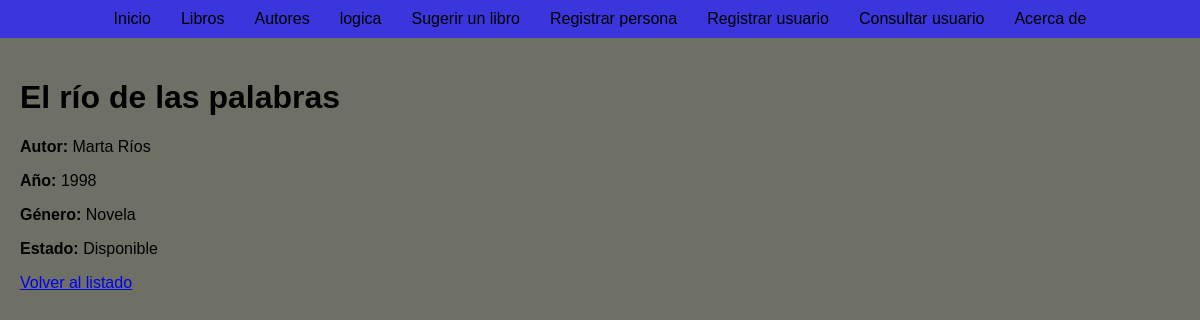
The app's page /libros/1/ with its own data.
### app_catalogo/models.py (models this page shows, shortened)
class libro(models.Model):
    id = models.AutoField(primary_key=True)
    titulo = models.CharField(max_length=200)
    autor = models.CharField(max_length=100)
    genero = models.CharField(max_length=50)
    anio_publicacion = models.IntegerField()
    precio = models.DecimalField(max_digits=6, decimal_places=2)
    ubicacion = models.CharField(max_length=100)
    estado = models.CharField(max_length=20, choices=[("nuevo", "Nuevo"), ("usado", "Usado")], default="nuevo")
    disponible = models.BooleanField(default=True)
    editorial = models.ForeignKey(editorial, on_delete=models.CASCADE, null=True, blank=True)
    tema = models.ForeignKey(tema, on_delete=models.CASCADE, null=True, blank=True)

### app_catalogo/views.py (the view)
# urls.py: path('libros/<int:libro_id>/', views.detalle_libro, name='detalle_libro'),
def detalle_libro(request, libro_id):
    libro_obj = get_object_or_404(libro, pk=libro_id)
    return render(request, "app_catalogo/detalle.html", {"libro": libro_obj})

### app_catalogo/templates/app_catalogo/detalle.html (shortened to what this page needs)
{% extends "app_catalogo/base.html" %}
{% block content %}
    <h1>{{ libro.titulo }}</h1>
    <p><strong>Autor:</strong> {{ libro.autor }}</p>
    <p><strong>Año:</strong> {{ libro.anio_publicacion }}</p>
    <p><strong>Género:</strong> {{ libro.genero|capfirst }}</p>
    <p><strong>Estado:</strong> {{ libro.disponible|yesno:"Disponible,Prestado" }}</p>
    <a href="{% url 'lista_libros' %}">Volver al listado</a>
{% endblock %}

### app_catalogo/templates/app_catalogo/base.html (style rules this page uses)
body { background-color: #6e6f65; font-family: Arial, sans-serif; margin: 0; padding: 0; }

### records on screen
libro: titulo "El río de las palabras", autor "Marta Ríos", anio_publicacion "1998", genero "Novela", disponible "Disponible"
